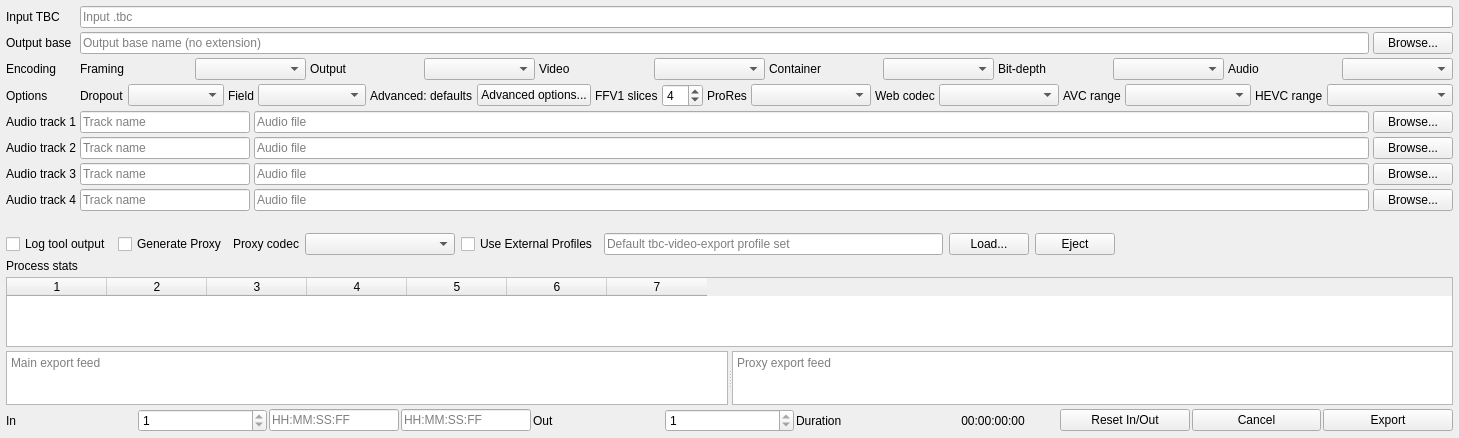
<?xml version="1.0" encoding="UTF-8"?>
<ui version="4.0">
 <class>ExportDialog</class>
 <widget class="QWidget" name="ExportDialog">
  <property name="geometry">
   <rect>
    <x>0</x>
    <y>0</y>
    <width>520</width>
    <height>340</height>
   </rect>
  </property>
  <layout class="QVBoxLayout" name="mainLayout">
   <property name="spacing">
    <number>4</number>
   </property>
   <property name="sizeConstraint">
    <enum>QLayout::SetDefaultConstraint</enum>
   </property>
   <property name="leftMargin">
    <number>6</number>
   </property>
   <property name="topMargin">
    <number>6</number>
   </property>
   <property name="rightMargin">
    <number>6</number>
   </property>
   <property name="bottomMargin">
    <number>6</number>
   </property>
   <item>
    <layout class="QFormLayout" name="formLayout">
     <property name="horizontalSpacing">
      <number>4</number>
     </property>
     <property name="verticalSpacing">
      <number>4</number>
     </property>
     <property name="fieldGrowthPolicy">
      <enum>QFormLayout::AllNonFixedFieldsGrow</enum>
     </property>
     <item row="0" column="0">
      <widget class="QLabel" name="inputLabel">
       <property name="text">
        <string>Input TBC</string>
       </property>
      </widget>
     </item>
     <item row="0" column="1">
      <widget class="QLineEdit" name="inputLineEdit">
       <property name="minimumSize">
        <size>
         <width>320</width>
         <height>0</height>
        </size>
       </property>
       <property name="placeholderText">
        <string>Input .tbc</string>
       </property>
      </widget>
     </item>
     <item row="1" column="0">
      <widget class="QLabel" name="outputLabel">
       <property name="text">
        <string>Output base</string>
       </property>
      </widget>
     </item>
     <item row="1" column="1">
      <layout class="QHBoxLayout" name="outputLayout">
       <item>
        <widget class="QLineEdit" name="outputLineEdit">
         <property name="minimumSize">
          <size>
           <width>320</width>
           <height>0</height>
          </size>
         </property>
         <property name="placeholderText">
          <string>Output base name (no extension)</string>
         </property>
        </widget>
       </item>
       <item>
        <widget class="QPushButton" name="outputBrowseButton">
         <property name="text">
          <string>Browse...</string>
         </property>
        </widget>
       </item>
      </layout>
     </item>
     <item row="2" column="0">
      <widget class="QLabel" name="profileLabel">
       <property name="text">
        <string>Encoding</string>
       </property>
      </widget>
     </item>
     <item row="2" column="1">
      <layout class="QHBoxLayout" name="profileLayout">
       <property name="spacing">
        <number>4</number>
       </property>
       <item>
        <widget class="QLabel" name="resolutionLabel">
         <property name="text">
          <string>Framing</string>
         </property>
        </widget>
       </item>
       <item>
        <widget class="QComboBox" name="resolutionModeComboBox">
         <property name="minimumSize">
          <size>
           <width>110</width>
           <height>0</height>
          </size>
         </property>
        </widget>
       </item>
       <item>
        <widget class="QLabel" name="outputResolutionModeLabel">
         <property name="text">
          <string>Output</string>
         </property>
        </widget>
       </item>
       <item>
        <widget class="QComboBox" name="outputResolutionModeComboBox">
         <property name="minimumSize">
          <size>
           <width>104</width>
           <height>0</height>
          </size>
         </property>
        </widget>
       </item>
       <item>
        <widget class="QLabel" name="videoProfileLabel">
         <property name="text">
          <string>Video</string>
         </property>
        </widget>
       </item>
       <item>
        <widget class="QComboBox" name="profileComboBox">
         <property name="minimumSize">
          <size>
           <width>110</width>
           <height>0</height>
          </size>
         </property>
        </widget>
       </item>
       <item>
        <widget class="QLabel" name="mainContainerLabel">
         <property name="text">
          <string>Container</string>
         </property>
        </widget>
       </item>
       <item>
        <widget class="QComboBox" name="mainContainerComboBox">
         <property name="minimumSize">
          <size>
           <width>96</width>
           <height>0</height>
          </size>
         </property>
        </widget>
       </item>
       <item>
        <widget class="QLabel" name="mainBitDepthLabel">
         <property name="text">
          <string>Bit-depth</string>
         </property>
        </widget>
       </item>
       <item>
        <widget class="QComboBox" name="mainBitDepthComboBox">
         <property name="minimumSize">
          <size>
           <width>86</width>
           <height>0</height>
          </size>
         </property>
        </widget>
       </item>
       <item>
        <widget class="QLabel" name="audioProfileLabel">
         <property name="text">
          <string>Audio</string>
         </property>
        </widget>
       </item>
       <item>
        <widget class="QComboBox" name="audioProfileComboBox">
         <property name="minimumSize">
          <size>
           <width>110</width>
           <height>0</height>
          </size>
         </property>
        </widget>
       </item>
      </layout>
     </item>
     <item row="3" column="0">
      <widget class="QLabel" name="optionsLabel">
       <property name="text">
        <string>Options</string>
       </property>
      </widget>
     </item>
     <item row="3" column="1">
      <layout class="QHBoxLayout" name="optionsLayout">
       <property name="spacing">
        <number>4</number>
       </property>
       <item>
        <widget class="QLabel" name="dropoutModeLabel">
         <property name="text">
          <string>Dropout</string>
         </property>
        </widget>
       </item>
       <item>
        <widget class="QComboBox" name="dropoutModeComboBox">
         <property name="minimumSize">
          <size>
           <width>96</width>
           <height>0</height>
          </size>
         </property>
        </widget>
       </item>
       <item>
        <widget class="QLabel" name="dropoutFieldModeLabel">
         <property name="text">
          <string>Field</string>
         </property>
        </widget>
       </item>
       <item>
        <widget class="QComboBox" name="dropoutFieldModeComboBox">
         <property name="minimumSize">
          <size>
           <width>108</width>
           <height>0</height>
          </size>
         </property>
        </widget>
       </item>
      <item>
       <widget class="QLabel" name="advancedOptionsSummaryLabel">
        <property name="toolTip">
         <string>Current non-default advanced export options.</string>
        </property>
        <property name="text">
         <string>Advanced: defaults</string>
        </property>
       </widget>
      </item>
      <item>
       <widget class="QPushButton" name="advancedOptionsButton">
        <property name="toolTip">
         <string>Open the advanced export options dialog (metadata, framing, reverse field order, pipeline options).</string>
        </property>
        <property name="text">
         <string>Advanced options...</string>
        </property>
       </widget>
      </item>
       <item>
        <spacer name="optionsSpacer">
         <property name="orientation">
          <enum>Qt::Horizontal</enum>
         </property>
         <property name="sizeHint" stdset="0">
          <size>
           <width>10</width>
           <height>20</height>
          </size>
         </property>
        </spacer>
       </item>
       <item>
        <widget class="QLabel" name="ffv1SlicesLabel">
         <property name="text">
          <string>FFV1 slices</string>
         </property>
        </widget>
       </item>
       <item>
        <widget class="QSpinBox" name="ffv1SlicesSpinBox">
         <property name="minimum">
          <number>1</number>
         </property>
         <property name="maximum">
          <number>32</number>
         </property>
         <property name="value">
          <number>4</number>
         </property>
        </widget>
       </item>
       <item>
        <widget class="QLabel" name="proresVariantLabel">
         <property name="text">
          <string>ProRes</string>
         </property>
        </widget>
       </item>
       <item>
        <widget class="QComboBox" name="proresVariantComboBox">
         <property name="minimumSize">
          <size>
           <width>120</width>
           <height>0</height>
          </size>
         </property>
        </widget>
       </item>
       <item>
        <widget class="QLabel" name="webCodecLabel">
         <property name="text">
          <string>Web codec</string>
         </property>
        </widget>
       </item>
       <item>
        <widget class="QComboBox" name="webCodecComboBox">
         <property name="minimumSize">
          <size>
           <width>120</width>
           <height>0</height>
          </size>
         </property>
        </widget>
       </item>
       <item>
        <widget class="QLabel" name="avcRangeLabel">
         <property name="text">
          <string>AVC range</string>
         </property>
        </widget>
       </item>
       <item>
        <widget class="QComboBox" name="avcRangeComboBox">
         <property name="minimumSize">
          <size>
           <width>126</width>
           <height>0</height>
          </size>
         </property>
        </widget>
       </item>
       <item>
        <widget class="QLabel" name="hevcRangeLabel">
         <property name="text">
          <string>HEVC range</string>
         </property>
        </widget>
       </item>
       <item>
        <widget class="QComboBox" name="hevcRangeComboBox">
         <property name="minimumSize">
          <size>
           <width>126</width>
           <height>0</height>
          </size>
         </property>
        </widget>
       </item>
      </layout>
     </item>
     <item row="4" column="0">
      <widget class="QLabel" name="audio1Label">
       <property name="text">
        <string>Audio track 1</string>
       </property>
      </widget>
     </item>
     <item row="4" column="1">
      <layout class="QHBoxLayout" name="audio1Layout">
       <item>
        <widget class="QLineEdit" name="audio1NameLineEdit">
         <property name="minimumSize">
          <size>
           <width>124</width>
           <height>0</height>
          </size>
         </property>
         <property name="maximumSize">
          <size>
           <width>170</width>
           <height>16777215</height>
          </size>
         </property>
         <property name="placeholderText">
          <string>Track name</string>
         </property>
        </widget>
       </item>
       <item>
        <widget class="QLineEdit" name="audio1LineEdit">
         <property name="minimumSize">
          <size>
           <width>220</width>
           <height>0</height>
          </size>
         </property>
         <property name="placeholderText">
          <string>Audio file</string>
         </property>
        </widget>
       </item>
       <item>
        <widget class="QPushButton" name="audio1BrowseButton">
         <property name="text">
          <string>Browse...</string>
         </property>
        </widget>
       </item>
      </layout>
     </item>
     <item row="5" column="0">
      <widget class="QLabel" name="audio2Label">
       <property name="text">
        <string>Audio track 2</string>
       </property>
      </widget>
     </item>
     <item row="5" column="1">
      <layout class="QHBoxLayout" name="audio2Layout">
       <item>
        <widget class="QLineEdit" name="audio2NameLineEdit">
         <property name="minimumSize">
          <size>
           <width>124</width>
           <height>0</height>
          </size>
         </property>
         <property name="maximumSize">
          <size>
           <width>170</width>
           <height>16777215</height>
          </size>
         </property>
         <property name="placeholderText">
          <string>Track name</string>
         </property>
        </widget>
       </item>
       <item>
        <widget class="QLineEdit" name="audio2LineEdit">
         <property name="minimumSize">
          <size>
           <width>220</width>
           <height>0</height>
          </size>
         </property>
         <property name="placeholderText">
          <string>Audio file</string>
         </property>
        </widget>
       </item>
       <item>
        <widget class="QPushButton" name="audio2BrowseButton">
         <property name="text">
          <string>Browse...</string>
         </property>
        </widget>
       </item>
      </layout>
     </item>
     <item row="6" column="0">
      <widget class="QLabel" name="audio3Label">
       <property name="text">
        <string>Audio track 3</string>
       </property>
      </widget>
     </item>
     <item row="6" column="1">
      <layout class="QHBoxLayout" name="audio3Layout">
       <item>
        <widget class="QLineEdit" name="audio3NameLineEdit">
         <property name="minimumSize">
          <size>
           <width>124</width>
           <height>0</height>
          </size>
         </property>
         <property name="maximumSize">
          <size>
           <width>170</width>
           <height>16777215</height>
          </size>
         </property>
         <property name="placeholderText">
          <string>Track name</string>
         </property>
        </widget>
       </item>
       <item>
        <widget class="QLineEdit" name="audio3LineEdit">
         <property name="minimumSize">
          <size>
           <width>220</width>
           <height>0</height>
          </size>
         </property>
         <property name="placeholderText">
          <string>Audio file</string>
         </property>
        </widget>
       </item>
       <item>
        <widget class="QPushButton" name="audio3BrowseButton">
         <property name="text">
          <string>Browse...</string>
         </property>
        </widget>
       </item>
      </layout>
     </item>
     <item row="7" column="0">
      <widget class="QLabel" name="audio4Label">
       <property name="text">
        <string>Audio track 4</string>
       </property>
      </widget>
     </item>
     <item row="7" column="1">
      <layout class="QHBoxLayout" name="audio4Layout">
       <item>
        <widget class="QLineEdit" name="audio4NameLineEdit">
         <property name="minimumSize">
          <size>
           <width>124</width>
           <height>0</height>
          </size>
         </property>
         <property name="maximumSize">
          <size>
           <width>170</width>
           <height>16777215</height>
          </size>
         </property>
         <property name="placeholderText">
          <string>Track name</string>
         </property>
        </widget>
       </item>
       <item>
        <widget class="QLineEdit" name="audio4LineEdit">
         <property name="minimumSize">
          <size>
           <width>220</width>
           <height>0</height>
          </size>
         </property>
         <property name="placeholderText">
          <string>Audio file</string>
         </property>
        </widget>
       </item>
       <item>
        <widget class="QPushButton" name="audio4BrowseButton">
         <property name="text">
          <string>Browse...</string>
         </property>
        </widget>
       </item>
      </layout>
     </item>
    </layout>
   </item>
   <item>
    <widget class="QLabel" name="statusLabel">
     <property name="sizePolicy">
      <sizepolicy hsizetype="Preferred" vsizetype="Fixed">
       <horstretch>0</horstretch>
       <verstretch>0</verstretch>
      </sizepolicy>
     </property>
     <property name="text">
      <string/>
     </property>
     <property name="wordWrap">
      <bool>true</bool>
     </property>
    </widget>
   </item>
   <item>
    <layout class="QHBoxLayout" name="outputOptionsLayout">
     <property name="spacing">
      <number>6</number>
     </property>
     <item>
      <widget class="QCheckBox" name="logProcessOutputCheckBox">
       <property name="text">
        <string>Log tool output</string>
       </property>
       <property name="checked">
        <bool>false</bool>
       </property>
      </widget>
     </item>
     <item>
      <widget class="QCheckBox" name="generateProxyCheckBox">
       <property name="text">
        <string>Generate Proxy</string>
       </property>
      </widget>
     </item>
     <item>
      <widget class="QLabel" name="proxyCodecLabel">
       <property name="text">
        <string>Proxy codec</string>
       </property>
      </widget>
     </item>
     <item>
      <widget class="QComboBox" name="proxyCodecComboBox">
       <property name="minimumSize">
        <size>
         <width>150</width>
         <height>0</height>
        </size>
       </property>
      </widget>
     </item>
     <item>
      <widget class="QCheckBox" name="exportProfileConfigCheckBox">
       <property name="text">
        <string>Use External Profiles</string>
       </property>
      </widget>
     </item>
     <item>
      <widget class="QLineEdit" name="exportProfileConfigLineEdit">
       <property name="minimumSize">
        <size>
         <width>220</width>
         <height>0</height>
        </size>
       </property>
       <property name="readOnly">
        <bool>true</bool>
       </property>
       <property name="placeholderText">
        <string>Default tbc-video-export profile set</string>
       </property>
      </widget>
     </item>
     <item>
      <widget class="QPushButton" name="exportProfileConfigLoadButton">
       <property name="text">
        <string>Load...</string>
       </property>
      </widget>
     </item>
     <item>
      <widget class="QPushButton" name="exportProfileConfigEjectButton">
       <property name="text">
        <string>Eject</string>
       </property>
      </widget>
     </item>
     <item>
      <spacer name="outputOptionsSpacer">
       <property name="orientation">
        <enum>Qt::Horizontal</enum>
       </property>
       <property name="sizeHint" stdset="0">
        <size>
         <width>40</width>
         <height>20</height>
        </size>
       </property>
      </spacer>
     </item>
    </layout>
   </item>
   <item>
    <widget class="QLabel" name="processStatsLabel">
     <property name="text">
      <string>Process stats</string>
     </property>
    </widget>
   </item>
   <item>
    <widget class="QTableWidget" name="processStatsTable">
     <property name="rowCount">
      <number>0</number>
     </property>
     <property name="columnCount">
      <number>7</number>
     </property>
    </widget>
   </item>
   <item>
    <widget class="QSplitter" name="feedLogSplitter">
     <property name="minimumSize">
      <size>
       <width>0</width>
       <height>54</height>
      </size>
     </property>
     <property name="orientation">
      <enum>Qt::Horizontal</enum>
     </property>
     <widget class="QPlainTextEdit" name="logTextEdit">
      <property name="readOnly">
       <bool>true</bool>
      </property>
      <property name="placeholderText">
       <string>Main export feed</string>
      </property>
     </widget>
     <widget class="QPlainTextEdit" name="proxyLogTextEdit">
      <property name="readOnly">
       <bool>true</bool>
      </property>
      <property name="placeholderText">
       <string>Proxy export feed</string>
      </property>
     </widget>
    </widget>
   </item>
   <item>
    <layout class="QHBoxLayout" name="actionLayout">
     <property name="spacing">
      <number>2</number>
     </property>
     <item>
      <spacer name="actionSpacer">
       <property name="orientation">
        <enum>Qt::Horizontal</enum>
       </property>
       <property name="sizeType">
        <enum>QSizePolicy::Fixed</enum>
       </property>
       <property name="sizeHint" stdset="0">
        <size>
         <width>0</width>
         <height>20</height>
        </size>
       </property>
      </spacer>
     </item>
     <item>
      <widget class="QLabel" name="inPointLabel">
       <property name="text">
        <string>In</string>
       </property>
      </widget>
     </item>
     <item>
      <widget class="QSpinBox" name="inPointSpinBox">
       <property name="minimumSize">
        <size>
         <width>58</width>
         <height>0</height>
        </size>
       </property>
       <property name="minimum">
        <number>1</number>
       </property>
       <property name="maximum">
        <number>1</number>
       </property>
       <property name="value">
        <number>1</number>
       </property>
      </widget>
     </item>
     <item>
      <widget class="QLineEdit" name="inPointTimecodeLineEdit">
       <property name="sizePolicy">
        <sizepolicy hsizetype="Preferred" vsizetype="Fixed">
         <horstretch>0</horstretch>
         <verstretch>0</verstretch>
        </sizepolicy>
       </property>
       <property name="minimumSize">
        <size>
         <width>108</width>
         <height>0</height>
        </size>
       </property>
       <property name="maximumSize">
        <size>
         <width>170</width>
         <height>16777215</height>
        </size>
       </property>
       <property name="placeholderText">
        <string>HH:MM:SS:FF</string>
       </property>
      </widget>
     </item>
     <item>
      <widget class="QLineEdit" name="outPointTimecodeLineEdit">
       <property name="sizePolicy">
        <sizepolicy hsizetype="Preferred" vsizetype="Fixed">
         <horstretch>0</horstretch>
         <verstretch>0</verstretch>
        </sizepolicy>
       </property>
       <property name="minimumSize">
        <size>
         <width>108</width>
         <height>0</height>
        </size>
       </property>
       <property name="maximumSize">
        <size>
         <width>170</width>
         <height>16777215</height>
        </size>
       </property>
       <property name="placeholderText">
        <string>HH:MM:SS:FF</string>
       </property>
      </widget>
     </item>
     <item>
      <widget class="QLabel" name="outPointLabel">
       <property name="text">
        <string>Out</string>
       </property>
      </widget>
     </item>
     <item>
      <widget class="QSpinBox" name="outPointSpinBox">
       <property name="minimumSize">
        <size>
         <width>58</width>
         <height>0</height>
        </size>
       </property>
       <property name="minimum">
        <number>1</number>
       </property>
       <property name="maximum">
        <number>1</number>
       </property>
       <property name="value">
        <number>1</number>
       </property>
      </widget>
     </item>
     <item>
      <widget class="QLabel" name="rangeLengthLabel">
       <property name="text">
        <string>Duration</string>
       </property>
      </widget>
     </item>
     <item>
      <widget class="QLabel" name="rangeLengthValueLabel">
       <property name="sizePolicy">
        <sizepolicy hsizetype="Preferred" vsizetype="Preferred">
         <horstretch>0</horstretch>
         <verstretch>0</verstretch>
        </sizepolicy>
       </property>
       <property name="minimumSize">
        <size>
         <width>110</width>
         <height>0</height>
        </size>
       </property>
       <property name="maximumSize">
        <size>
         <width>140</width>
         <height>16777215</height>
        </size>
       </property>
       <property name="alignment">
        <set>Qt::AlignCenter</set>
       </property>
       <property name="text">
        <string>00:00:00:00</string>
       </property>
      </widget>
     </item>
     <item>
      <widget class="QPushButton" name="resetInOutButton">
       <property name="text">
        <string>Reset In/Out</string>
       </property>
      </widget>
     </item>
     <item>
      <widget class="QPushButton" name="cancelButton">
       <property name="text">
        <string>Cancel</string>
       </property>
      </widget>
     </item>
     <item>
      <widget class="QPushButton" name="exportButton">
       <property name="text">
        <string>Export</string>
       </property>
      </widget>
     </item>
    </layout>
   </item>
  </layout>
 </widget>
 <resources>
  <include location="tbc-analyse-resources.qrc"/>
 </resources>
 <connections/>
</ui>
